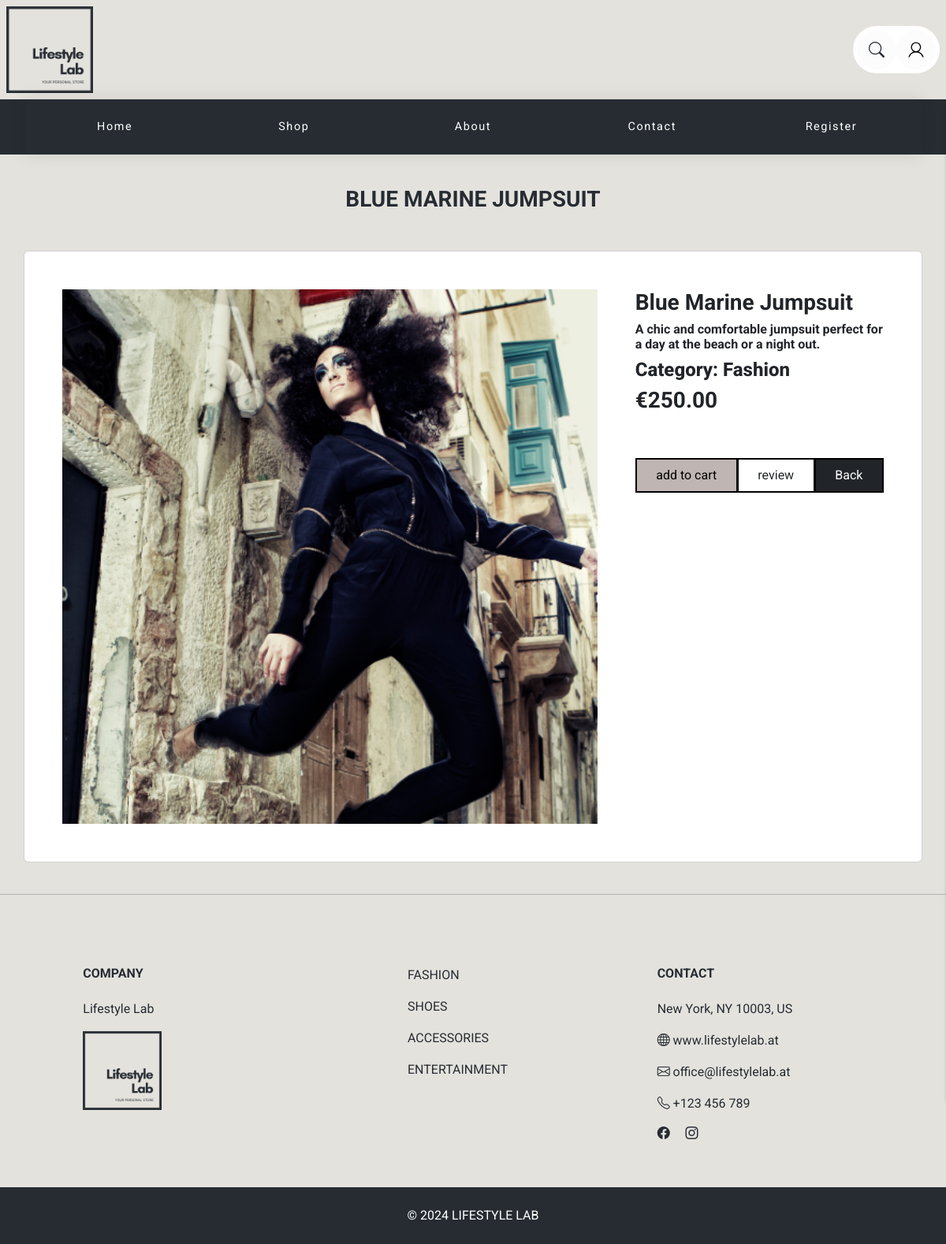
Screenshot of /product_real.php?id=2 with the database file from the repository.
### tables this page shows
CREATE TABLE `product` (
  `id` int(11) NOT NULL,
  `name` varchar(50) NOT NULL,
  `description` varchar(255) DEFAULT NULL,
  `price` decimal(12,2) NOT NULL,
  `img` varchar(255) DEFAULT NULL,
  `fk_type` int(11) DEFAULT NULL,
  `fk_status` int(11) DEFAULT NULL
);

CREATE TABLE `product_type` (
  `id` int(11) NOT NULL,
  `type` varchar(40) NOT NULL
);

### product_real.php (the view, shortened to what this page needs)
<?php
require_once './php_db/db_connect.php';
$product_id = $_GET['id'] ?? null;
$product = null;
if ($product_id) {
    $stmt = $connect->prepare("SELECT p.*, t.type as typeName, s.status as statusName FROM product p
                               LEFT JOIN product_type t ON p.fk_type = t.id
                               LEFT JOIN product_status s ON p.fk_status = s.id
                               WHERE p.id = ?");
    $stmt->bind_param("i", $product_id);
    $stmt->execute();
    $result = $stmt->get_result();
    if ($result->num_rows > 0) {
        $product = $result->fetch_assoc();
    } else {
        echo "<p>No product found for this ID.</p>";
    }
} else {
    echo "<p>No product ID provided.</p>";
}
?>
<!DOCTYPE html>
<html lang="en">
<head>
</head>
<body>
    <?php include '_navbar.php' ?>
    <div class="container mt-4 mb-4">
        <div class="container text-center p-3 mb-4">
            <h3 class="text-uppercase"><?= htmlspecialchars($product['name']) ?></h3>
        </div>
    </div>
    <div class="card container">
        <div class="card-container p-4">
            <div class="row justify-content-evenly">
                <?php if ($product) : ?>
                    <div class="col-md-8 p-4">
                        <img class='w-100' src='./images/product/<?= $product['img'] ?>' alt='Product Image'>
                    </div>
                    <div class="col-6 col-md-4">
                        <br />
                        <div class="container">
                            <h3 class=""><?= htmlspecialchars($product['name']) ?></h3>
                            <h6 class=""><?= htmlspecialchars($product['description']) ?></h6>
                            <h4>Category: <?= htmlspecialchars($product['typeName']) ?></h4>
                            <h3 class="">€<?= htmlspecialchars(number_format($product['price'], 2)) ?></h3>
                            <br />
                        </div>
                        <br>
                        <div class="container btn-group">
                            <a class="btn btn-info" href='cart.php?id=<?= $product_id ?>'>add to cart</a>
                            <a class="btn btn-outline-dark" href='review_form.php'>review</a>
                            <a class="btn btn-dark" href='product_all.php'>Back</a>
                        </div>
                    </div>
            </div>
        </div>
    </div>
<?php else : ?>
    <p>Product details not found.</p>
<?php endif; ?>
</body>
</html>

### css/style.css (style rules this page uses)
body { font-family: "Roboto", sans-serif; font-weight: 400; font-style: normal; color: #272c33; background-color: #E3e2dd; }
h1,h4 { font-family: "Roboto", sans-serif; font-weight: 800; font-style: normal; }
h3,h6 { font-family: "Roboto", sans-serif; font-weight: 700; font-style: normal; }
.btn { padding: 8px 15px 8px 15px; border-radius: 0 !important; }
.btn-outline-dark { border: 2px solid black; }
.btn-info { --bs-btn-color: #000; --bs-btn-bg: #bfb5b2; --bs-btn-border-color: #000; --bs-btn-hover-color: #000; --bs-btn-hover-bg: #bfb5b2; --bs-btn-hover-border-color: #bfb5b2; --bs-btn-focus-shadow-rgb: 11, 172, 204; --bs-btn-active-color: #000; --bs-btn-active-bg: #bfb5b2; --bs-btn-active-border-color: #bfb5b2; --bs-btn-active-shadow: inset 0 3px 5px rgba(0, 0, 0, 0.125); --bs-btn-disabled-color: #000; --bs-btn-disabled-bg: #bfb5b2; --bs-btn-disabled-border-color: #bfb5b2; }
.btn-info { border: 2px solid black; }
.btn-dark { border: 2px solid black; color: white; }
.container, p, h1, h2, h3, h4, h5, h6 { animation: fadeInUp 1s ease forwards; }
.btn { animation: fadeInUp 1s ease forwards; }
.card { animation: fadeInUp 1s ease forwards; }
section { padding-top: 50px; padding-bottom: 50px; z-index: 2; position: relative; }
.footext2 { font-family: "Roboto", sans-serif; font-weight: 400; font-style: normal; color: #272c33; text-decoration: none; text-transform: uppercase; }
.text-white { text-decoration: none; text-transform: uppercase; }

### css/nav.css (style rules this page uses)
:root { --gap: 2rem; }
a { text-decoration: none; }

### rows the page displays
product: name "BLUE MARINE JUMPSUIT", img (picture), name "Blue Marine Jumpsuit", description "A chic and comfortable jumpsuit perfect for a day at the beach or a night out.", fk_type.type "Fashion", price "250.00"
